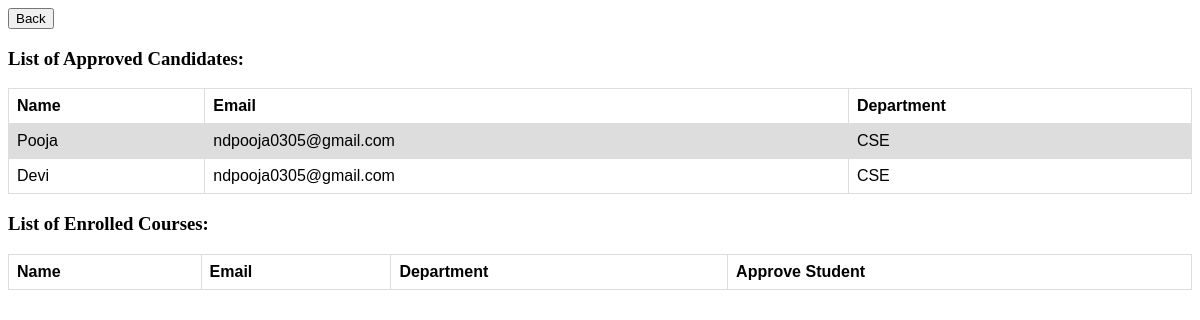
The page /seestudents/1 on the database its author committed.
### app.py (models this page shows)
class Student(db.Model):
    __tablename__ = 'student'
    id = db.Column(db.Integer,primary_key=True)
    Name = db.Column(db.String(50),nullable=False)
    Password = db.Column(db.String(50),nullable=False)
    Email_id = db.Column(db.String(200),nullable=False)
    Contact = db.Column(db.String(15))
    Department = db.Column(db.String(30))

### app.py (the view)
@app.route('/seestudents/<int:id>', methods=['POST', 'GET'])
def seestudents(id):
    sel_id=db.session.execute("SELECT student_id from 'applied' WHERE course_id= :course_id AND appstatus=0",{'course_id':id}).fetchall()
    sel=[]
    course=Course.query.filter_by(id=id).first()
    for sid in sel_id:
        sel.append(sid[0])
    pendstudents=Student.query.filter(Student.id.in_(sel)).all()
    sel_id=db.session.execute("SELECT student_id from 'applied' WHERE course_id= :course_id AND appstatus=1",{'course_id':id}).fetchall()
    sel=[]
    for sid in sel_id:
        sel.append(sid[0])
    students=Student.query.filter(Student.id.in_(sel)).all()
    return render_template('viewdetails.html',pendstudents=pendstudents,course=course,students=students)

### templates/viewdetails.html (shortened to what this page needs)
<html>
    <head>
    </head>
    <body>
        <a href="/teacher"><button>Back</button></a>
  <h3>List of Approved Candidates:</h3>
  <table>
    <tr>
      <th>Name</th>
      <th>Email</th>
      <th>Department</th>
    </tr>
    {%for student in students%}
    <tr>
      <td>{{student.Name}}</td>
      <td>{{student.Email_id}}</td>
      <td>{{student.Department}}</td>
    </tr>
    {%endfor%}
  </table>
  <h3>List of Enrolled Courses:</h3>
  <table>
    <tr>
      <th>Name</th>
      <th>Email</th>
      <th>Department</th>
      <th>Approve Student</th>
    </tr>
  </table>
  </body>
</html>

### templates/viewdetails.html (style rules this page uses)
table { font-family: arial, sans-serif; border-collapse: collapse; width: 100%; }
td, th { border: 1px solid #dddddd; text-align: left; padding: 8px; }
tr:nth-child(even) { background-color: #dddddd; }

### rows shown on the page
Student: Name "Pooja", Email_id "ndpooja0305@gmail.com", Department "CSE"
Student: Name "Devi", Email_id "ndpooja0305@gmail.com", Department "CSE"
